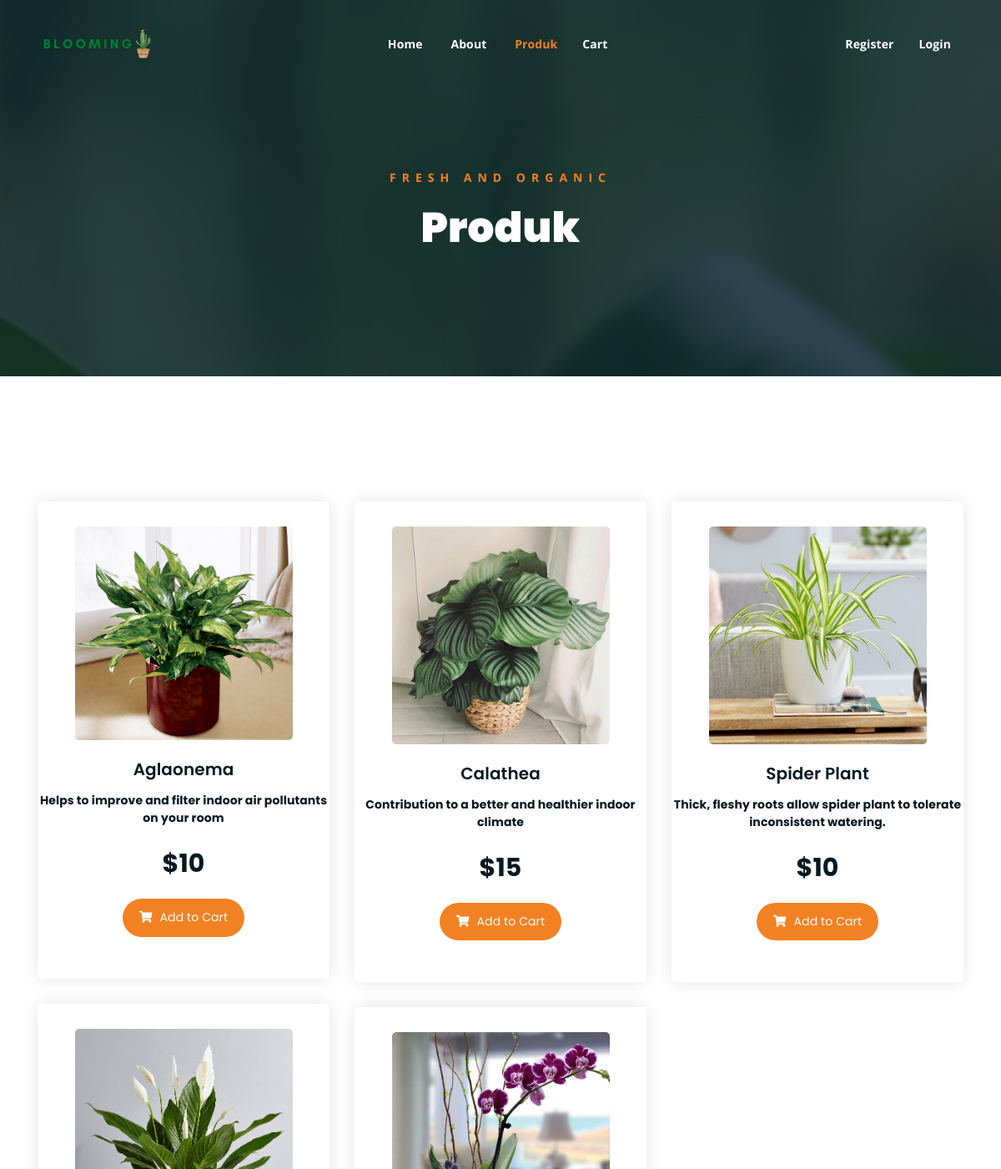
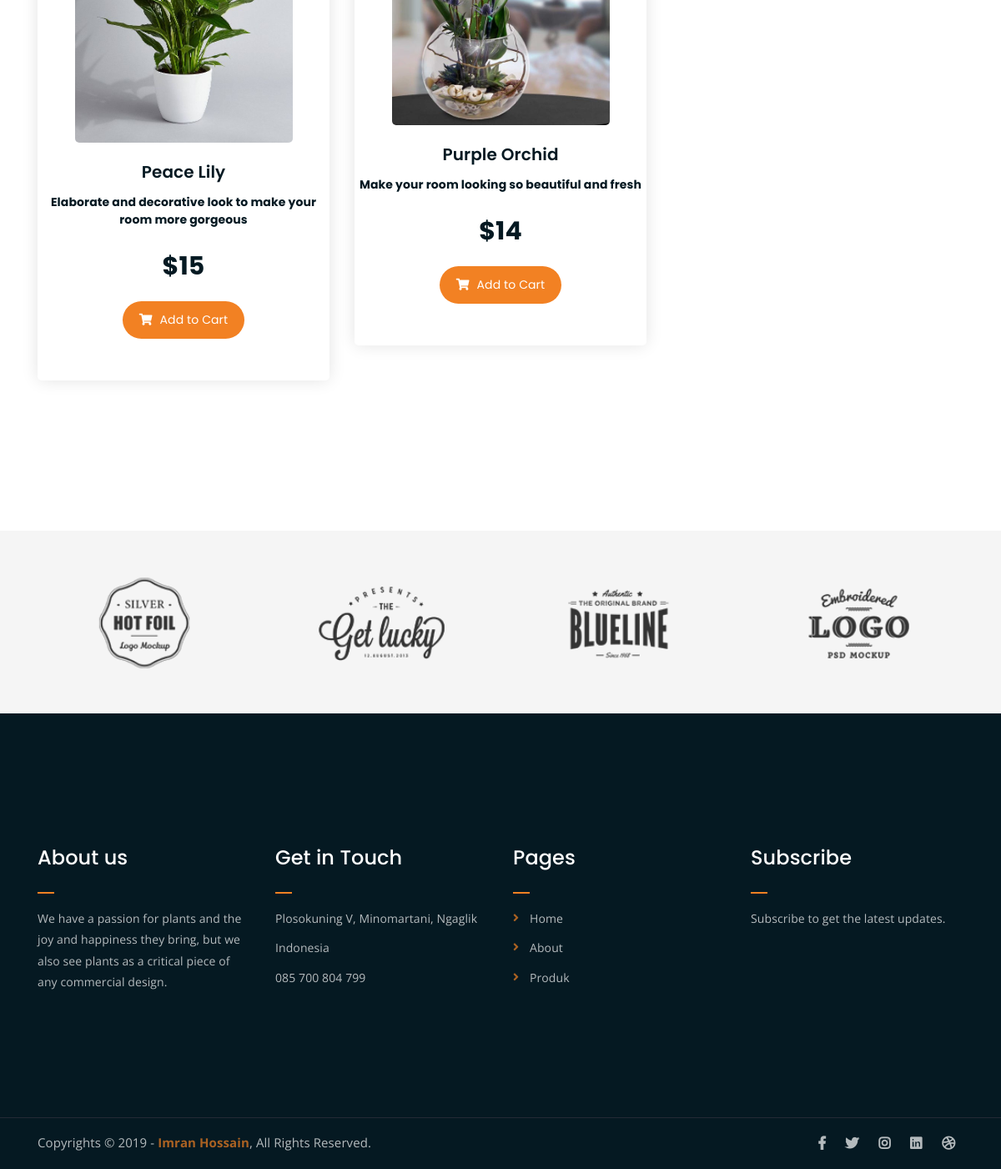
The page /guest/produk on the database its author committed (2 pictures, top to bottom).
### tables this page shows
CREATE TABLE `tanaman` (
  `id_tanaman` int(11) NOT NULL,
  `nama_tanaman` varchar(100) NOT NULL,
  `harga_tanaman` int(11) NOT NULL,
  `deskripsi` text NOT NULL,
  `qty` int(11) DEFAULT NULL,
  `gambar` varchar(100) NOT NULL
);

### application/libraries/Template.php (called while the page is built)
<?php if ( ! defined('BASEPATH')) exit('No direct script access allowed');
class Template {
		var $template_data = array();
		function set($name, $value)
		{
			$this->template_data[$name] = $value;
		}
		function load($template = '', $view = '' , $view_data = array(), $return = FALSE)
		{
			$this->CI =& get_instance();
			$this->set('contents', $this->CI->load->view($view, $view_data, TRUE));
			return $this->CI->load->view($template, $this->template_data, $return);
		}
}

### application/controllers/Guest.php (called while the page is built, shortened)
<?php
class Guest extends CI_Controller{
	public function produk(){
		$data['tanaman'] = $this->Mcrud->get_all_data('tanaman')->result();
		$this->template->load('layout_guest','guest/produk', $data);
	}
}
?>

### index.php (called while the page is built, shortened)
<?php
require_once BASEPATH.'core/CodeIgniter.php';

### application/models/Mcrud.php (called while the page is built, shortened)
<?php
class Mcrud extends CI_Model{
	public function get_all_data($tabel){
		$q=$this->db->get($tabel);
		return $q;
	}
}

### application/views/guest/produk.php (the view, shortened to what this page needs)
<div class="top-header-area" id="sticker">
	<div class="container">
		<div class="row">
			<div class="col-lg-12 col-sm-12 text-center">
				<div class="main-menu-wrap">
					<div class="site-logo">
						<a href="<?php echo site_url('guest/index');?>">
							<img src="<?php echo base_url('assets/user/assets/img/logo.png');?>" alt="">
						</a>
					</div>
					<nav class="main-menu">
						<ul>
							<li><a href="<?php echo site_url('guest');?>">Home</a>
							</li>
							<li><a href="<?php echo site_url('guest/about');?>">About</a></li>
							<li class="current-list-item"><a href="<?php echo site_url('guest/produk');?>">Produk</a>
								<li><a href="<?php echo site_url('guest/cart');?>">Cart</a></li>
							</li>
							<li>
								<div class="header-icons">
									<ul>
										<li><a href="<?php echo site_url('guest/register');?>">Register</a></li>
										<li><a href="<?php echo site_url('guest/login');?>">Login</a></li>
									</ul>
								</div>
							</li>
						</ul>
					</nav>
				</div>
			</div>
		</div>
	</div>
</div>
<div class="breadcrumb-section breadcrumb-bg">
	<div class="container">
		<div class="row">
			<div class="col-lg-8 offset-lg-2 text-center">
				<div class="breadcrumb-text">
					<p>Fresh and Organic</p>
					<h1>Produk</h1>
				</div>
			</div>
		</div>
	</div>
</div>
<div class="product-section mt-150 mb-150">
	<div class="container">
		<div class="row product-lists">
			<?php foreach($tanaman as $item) { ?>
			<div class="col-lg-4 col-md-6 text-center strawberry">
				<div class="single-product-item">
					<div class="product-image">
						<a href="single-product.html"><img src="<?php echo base_url(); ?>uploads/<?php echo $item->gambar; ?>" alt=""></a>
					</div>
					<h3><?php echo $item->nama_tanaman;?></h3>
					<h6><?php echo $item->deskripsi;?></h6>
					<p class="product-price"></span>$<?php echo $item->harga_tanaman;?></p>
					<a href="<?php echo site_url('user/register');?>" class="cart-btn"><i class="fas fa-shopping-cart"></i> Add to Cart</a>
				</div>
			</div>
			<?php } ?>
		</div>
	</div>
</div>
<div class="logo-carousel-section">
	<div class="container">
		<div class="row">
			<div class="col-lg-12">
				<div class="logo-carousel-inner">
					<div class="single-logo-item">
						<img src="assets/img/company-logos/1.png" alt="">
					</div>
					<div class="single-logo-item">
						<img src="assets/img/company-logos/2.png" alt="">
					</div>
					<div class="single-logo-item">
						<img src="assets/img/company-logos/3.png" alt="">
					</div>
					<div class="single-logo-item">
						<img src="assets/img/company-logos/4.png" alt="">
					</div>
				</div>
			</div>
		</div>
	</div>
</div>

### assets/user/assets/css/main.css (style rules this page uses)
html { font-size: 14px; font-weight: 400; line-height: 28px; height: 100%; }
body { font-family: "Open Sans", sans-serif; font-weight: 400; font-size: 1rem; letter-spacing: 0.1px; line-height: 1.8; color: #051922; overflow-x: hidden; }
body img { max-width: 100%; }
a { cursor: pointer; text-decoration: none; -webkit-transition: all 0.2s ease-in-out; -o-transition: all 0.2s ease-in-out; transition: all 0.2s ease-in-out; }
h1, .h1, h2, .h2, h3, .h3, h4, .h4, h5, .h5, h6, .h6 { font-family: "Poppins", sans-serif; font-weight: 700; margin: 0 0 1.25rem 0; color: #051922; }
h1:last-child, .h1:last-child, h2:last-child, .h2:last-child, h3:last-child, .h3:last-child, h4:last-child, .h4:last-child, h5:last-child, .h5:last-child, h6:last-child, .h6:last-child { margin: 0; }
h1, .h1 { font-size: 4rem; font-weight: 700; line-height: 4rem; }
h3, .h3 { font-size: 2rem; font-weight: 700; line-height: 2.25rem; }
h6, .h6 { font-size: 1rem; font-weight: 700; line-height: 1.5rem; }
p { font-family: "Open Sans", sans-serif; font-weight: 400; font-size: 1rem; letter-spacing: 0.1px; line-height: 1.8; color: #051922; margin: 0 0 1.25rem 0; }
.mt-150 { margin-top: 150px; }
.mb-150 { margin-bottom: 150px; }
a.boxed-btn, a.bordered-btn, a.cart-btn { border-radius: 50px; }
.breadcrumb-bg { background-image: url(../img/about_us.jpg); }
.breadcrumb-text p { color: #F28123; font-weight: 700; text-transform: uppercase; letter-spacing: 7px; }
.breadcrumb-text h1 { font-size: 50px; font-weight: 900; color: #fff; margin: 0; margin-top: 20px; }
.breadcrumb-section { padding: 150px 0; background-size: cover; background-position: center center; position: relative; z-index: 1; background-attachment: fixed; padding-top: 200px; }
.breadcrumb-section:after { position: absolute; left: 0; top: 0; width: 100%; height: 100%; content: ""; background-color: #07212e; z-index: -1; opacity: 0.8; }
.top-header-area { position: absolute; z-index: 999; width: 100%; padding: 25px 0; }
nav.main-menu ul { margin: 0; padding: 0; list-style: none; }
nav.main-menu ul li { display: inline-block; }
nav.main-menu ul li a { color: #fff; font-weight: 700; display: block; padding: 15px; }
nav.main-menu ul > li { position: relative; }
nav.main-menu ul li:last-child a { display: inline-block; }
nav.main-menu > ul li:last-child { float: right; }
.site-logo { float: left; max-width: 150px; }
.main-menu-wrap { position: relative; }
.header-icons a { color: #fff; display: inline-block; padding: 10px; }
.site-logo { padding: 6px 0; }
nav.main-menu ul li.current-list-item > a { color: #F28123; }
nav.main-menu li a { -webkit-transition: 0.3s; -o-transition: 0.3s; transition: 0.3s; }
.top-header-area .header-icons a { -webkit-transition: 0.3s; -o-transition: 0.3s; transition: 0.3s; }
.top-header-area { -webkit-transition: 0.3s; -o-transition: 0.3s; transition: 0.3s; }
.single-logo-item img { max-width: 180px; margin: 0 auto; }
.logo-carousel-section { background-color: #f5f5f5; padding: 50px 0; }
.single-logo-item { -webkit-transition: 0.3s; -o-transition: 0.3s; transition: 0.3s; }
.product-image img { -webkit-transition: 0.3s; -o-transition: 0.3s; transition: 0.3s; }
a.cart-btn { -webkit-transition: 0.3s; -o-transition: 0.3s; transition: 0.3s; }
.single-product-item { -webkit-transition: 0.3s; -o-transition: 0.3s; transition: 0.3s; }
html, body { height: 100%; }
.single-product-item { margin-bottom: 30px; }
.product-image { padding: 30px; padding-bottom: 0; }
.product-image img { width: 90%; border-radius: 5px; margin-bottom: 20px; }
.single-product-item h3 { font-size: 20px; font-weight: 600; margin-bottom: 10px; }
p.product-price { font-family: 'Poppins', sans-serif; font-size: 30px; font-weight: 700; margin-bottom: 15px; }
a.cart-btn { font-family: 'Poppins', sans-serif; display: inline-block; background-color: #F28123; color: #fff; padding: 10px 20px; }
a.cart-btn i { margin-right: 5px; }
.single-product-item { -webkit-box-shadow: 0 0 20px #e4e4e4; box-shadow: 0 0 20px #e4e4e4; padding-bottom: 50px; border-radius: 5px; }

### rows shown on the page
tanaman: gambar (picture), nama_tanaman "Aglaonema", deskripsi "Helps to improve and filter indoor air pollutants on your room", harga_tanaman "10"
tanaman: gambar (picture), nama_tanaman "Calathea", deskripsi "Contribution to a better and healthier indoor climate", harga_tanaman "15"
tanaman: gambar (picture), nama_tanaman "Spider Plant", deskripsi "Thick, fleshy roots allow spider plant to tolerate inconsistent watering.", harga_tanaman "10"
tanaman: gambar (picture), nama_tanaman "Peace Lily", deskripsi "Elaborate and decorative look to make your room more gorgeous", harga_tanaman "15"
tanaman: gambar (picture), nama_tanaman "Purple Orchid", deskripsi "Make your room looking so beautiful and fresh", harga_tanaman "14"
